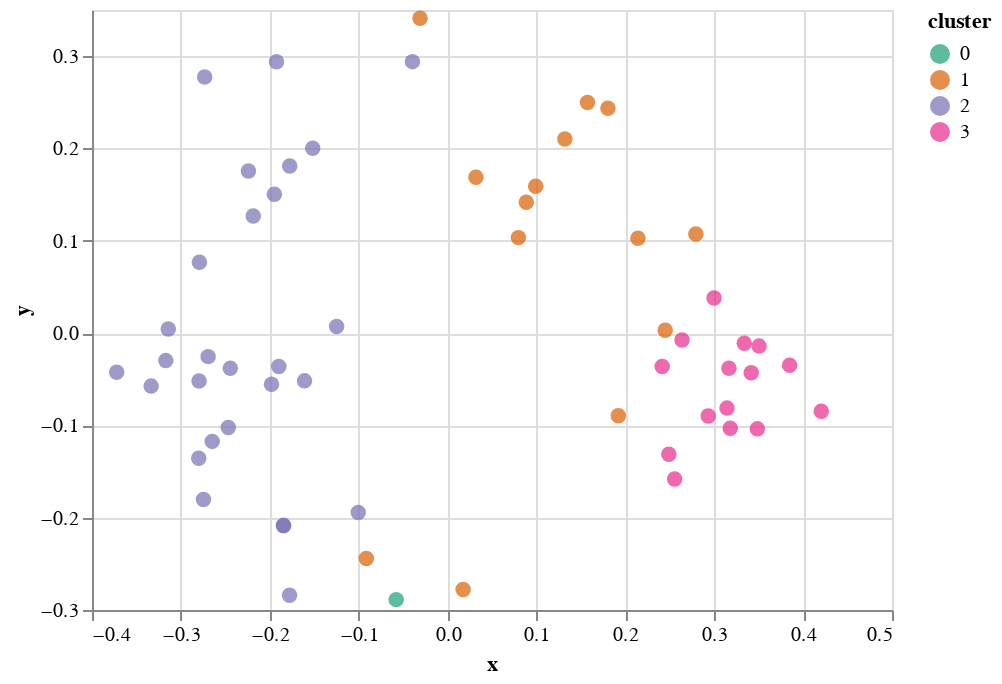

Source (notebook cell):
### Code cell
alt.Chart(reduced_df).mark_circle(size=60).encode(
    x='x',
    y='y',
    color=alt.Color('cluster', scale=alt. 
                      Scale(scheme = 'dark2'), type='ordinal') ,
    tooltip=['title', 'cluster', 'top_words']
).interactive()

### Figure 1 — Vega-Lite specification as saved in the notebook (floating-point values rounded to 4 significant figures)
{"config": {"view": {"continuousWidth": 400, "continuousHeight": 300}}, "data": {"name": "data-381efbaee4c343f5f93b6fa22e9800e5"}, "mark": {"type": "circle", "size": 60}, "encoding": {"color": {"type": "ordinal", "field": "cluster", "scale": {"scheme": "dark2"}}, "tooltip": [{"type": "nominal", "field": "title"}, {"type": "quantitative", "field": "cluster"}, {"type": "nominal", "field": "top_words"}], "x": {"type": "quantitative", "field": "x"}, "y": {"type": "quantitative", "field": "y"}}, "selection": {"selector001": {"type": "interval", "bind": "scales", "encodings": ["x", "y"]}}, "$schema": "https://vega.github.io/schema/vega-lite/v4.8.1.json", "datasets": {"data-381efbaee4c343f5f93b6fa22e9800e5": [{"x": -0.1846, "y": -0.2086, "title": "01_washington_1789", "cluster": 2, "top_words": "government people states public country shall constitution union great power"}, {"x": -0.05776, "y": -0.2888, "title": "02_washington_1793", "cluster": 0, "top_words": "arrive upbraidings 1793 incurring willingly violated knowingly witnesses previous injunctions"}, {"x": -0.198, "y": -0.05541, "title": "03_adams_john_1797", "cluster": 2, "top_words": "government people states public country shall constitution union great power"}, {"x": -0.1005, "y": -0.1944, "title": "04_jefferson_1801", "cluster": 2, "top_words": "government people states public country shall constitution union great power"}, {"x": -0.1845, "y": -0.2083, "title": "05_jefferson_1805", "cluster": 2, "top_words": "government people states public country shall constitution union great power"}, {"x": -0.1778, "y": -0.2841, "title": "06_madison_1809", "cluster": 2, "top_words": "government people states public country shall constitution union great power"}, {"x": -0.09137, "y": -0.2442, "title": "07_madison_1813", "cluster": 1, "top_words": "world people peace shall war nation men government democracy life"}, {"x": -0.3335, "y": -0.05745, "title": "08_monroe_1817", "cluster": 2, "top_words": "government people states public country shall constitution union great power"}, {"x": -0.2796, "y": -0.0519, "title": "09_monroe_1821", "cluster": 2, "top_words": "government people states public country shall constitution union great power"}, {"x": -0.2799, "y": -0.1356, "title": "10_adams_john_quincy_1825", "cluster": 2, "top_words": "government people states public country shall constitution union great power"}, {"x": -0.2746, "y": -0.1803, "title": "11_jackson_1829", "cluster": 2, "top_words": "government people states public country shall constitution union great power"}, {"x": -0.2467, "y": -0.1023, "title": "12_jackson_1833", "cluster": 2, "top_words": "government people states public country shall constitution union great power"}, {"x": -0.2444, "y": -0.03812, "title": "13_van_buren_1837", "cluster": 2, "top_words": "government people states public country shall constitution union great power"}, {"x": -0.317, "y": -0.02984, "title": "14_harrison_1841", "cluster": 2, "top_words": "government people states public country shall constitution union great power"}, {"x": -0.3723, "y": -0.04241, "title": "15_polk_1845", "cluster": 2, "top_words": "government people states public country shall constitution union great power"}, {"x": -0.2648, "y": -0.1173, "title": "16_taylor_1849", "cluster": 2, "top_words": "government people states public country shall constitution union great power"}, {"x": -0.1898, "y": -0.0362, "title": "17_pierce_1853", "cluster": 2, "top_words": "government people states public country shall constitution union great power"}, {"x": -0.3142, "y": 0.004435, "title": "18_buchanan_1857", "cluster": 2, "top_words": "government people states public country shall constitution union great power"}, {"x": -0.2694, "y": -0.02551, "title": "19_lincoln_1861", "cluster": 2, "top_words": "government people states public country shall constitution union great power"}, {"x": 0.01751, "y": -0.2777, "title": "20_lincoln_1865", "cluster": 1, "top_words": "world people peace shall war nation men government democracy life"}, {"x": -0.161, "y": -0.05177, "title": "21_grant_1869", "cluster": 2, "top_words": "government people states public country shall constitution union great power"}, {"x": -0.1248, "y": 0.007191, "title": "22_grant_1873", "cluster": 2, "top_words": "government people states public country shall constitution union great power"}, {"x": -0.2792, "y": 0.07666, "title": "23_hayes_1877", "cluster": 2, "top_words": "government people states public country shall constitution union great power"}, {"x": -0.1948, "y": 0.1505, "title": "24_garfield_1881", "cluster": 2, "top_words": "government people states public country shall constitution union great power"}, {"x": -0.2186, "y": 0.1268, "title": "25_cleveland_1885", "cluster": 2, "top_words": "government people states public country shall constitution union great power"}, {"x": -0.224, "y": 0.1757, "title": "26_harrison_1889", "cluster": 2, "top_words": "government people states public country shall constitution union great power"}, {"x": -0.1776, "y": 0.1809, "title": "27_cleveland_1893", "cluster": 2, "top_words": "government people states public country shall constitution union great power"}, {"x": -0.2733, "y": 0.2774, "title": "28_mckinley_1897", "cluster": 2, "top_words": "government people states public country shall constitution union great power"}, {"x": -0.1517, "y": 0.2003, "title": "29_mckinley_1901", "cluster": 2, "top_words": "government people states public country shall constitution union great power"}, {"x": 0.08859, "y": 0.1417, "title": "30_roosevelt_theodore_1905", "cluster": 1, "top_words": "world people peace shall war nation men government democracy life"}, {"x": -0.1925, "y": 0.2939, "title": "31_taft_1909", "cluster": 2, "top_words": "government people states public country shall constitution union great power"}, {"x": 0.09913, "y": 0.1591, "title": "32_wilson_1913", "cluster": 1, "top_words": "world people peace shall war nation men government democracy life"}, {"x": 0.0797, "y": 0.1034, "title": "33_wilson_1917", "cluster": 1, "top_words": "world people peace shall war nation men government democracy life"}, {"x": 0.1574, "y": 0.2497, "title": "34_harding_1921", "cluster": 1, "top_words": "world people peace shall war nation men government democracy life"}, {"x": -0.03947, "y": 0.2941, "title": "35_coolidge_1925", "cluster": 2, "top_words": "government people states public country shall constitution union great power"}, {"x": -0.03096, "y": 0.341, "title": "36_hoover_1929", "cluster": 1, "top_words": "world people peace shall war nation men government democracy life"}, {"x": 0.03193, "y": 0.1688, "title": "37_roosevelt_franklin_1933", "cluster": 1, "top_words": "world people peace shall war nation men government democracy life"}, {"x": 0.132, "y": 0.2102, "title": "38_roosevelt_franklin_1937", "cluster": 1, "top_words": "world people peace shall war nation men government democracy life"}, {"x": 0.2448, "y": 0.003138, "title": "39_roosevelt_franklin_1941", "cluster": 1, "top_words": "world people peace shall war nation men government democracy life"}, {"x": 0.1921, "y": -0.08946, "title": "40_roosevelt_franklin_1945", "cluster": 1, "top_words": "world people peace shall war nation men government democracy life"}, {"x": 0.1804, "y": 0.2436, "title": "41_truman_1949", "cluster": 1, "top_words": "world people peace shall war nation men government democracy life"}, {"x": 0.2141, "y": 0.1028, "title": "42_eisenhower_1953", "cluster": 1, "top_words": "world people peace shall war nation men government democracy life"}, {"x": 0.2794, "y": 0.1074, "title": "43_eisenhower_1957", "cluster": 1, "top_words": "world people peace shall war nation men government democracy life"}, {"x": 0.2554, "y": -0.1581, "title": "44_kennedy_1961", "cluster": 3, "top_words": "america world new nation let people today freedom americans time"}, {"x": 0.2489, "y": -0.1312, "title": "45_johnson_1965", "cluster": 3, "top_words": "america world new nation let people today freedom americans time"}, {"x": 0.3416, "y": -0.04294, "title": "46_nixon_1969", "cluster": 3, "top_words": "america world new nation let people today freedom americans time"}, {"x": 0.3504, "y": -0.01413, "title": "47_nixon_1973", "cluster": 3, "top_words": "america world new nation let people today freedom americans time"}, {"x": 0.2415, "y": -0.03611, "title": "48_carter_1977", "cluster": 3, "top_words": "america world new nation let people today freedom americans time"}, {"x": 0.2638, "y": -0.007451, "title": "49_reagan_1981", "cluster": 3, "top_words": "america world new nation let people today freedom americans time"}, {"x": 0.2998, "y": 0.03799, "title": "50_reagan_1985", "cluster": 3, "top_words": "america world new nation let people today freedom americans time"}, {"x": 0.3338, "y": -0.01095, "title": "51_bush_george_h_w_1989", "cluster": 3, "top_words": "america world new nation let people today freedom americans time"}, {"x": 0.4204, "y": -0.08474, "title": "52_clinton_1993", "cluster": 3, "top_words": "america world new nation let people today freedom americans time"}, {"x": 0.3848, "y": -0.03492, "title": "53_clinton_1997", "cluster": 3, "top_words": "america world new nation let people today freedom americans time"}, {"x": 0.2933, "y": -0.08982, "title": "54_bush_george_w_2001", "cluster": 3, "top_words": "america world new nation let people today freedom americans time"}, {"x": 0.3165, "y": -0.0381, "title": "55_bush_george_w_2005", "cluster": 3, "top_words": "america world new nation let people today freedom americans time"}, {"x": 0.3485, "y": -0.1038, "title": "56_obama_2009", "cluster": 3, "top_words": "america world new nation let people today freedom americans time"}, {"x": 0.3144, "y": -0.08128, "title": "57_obama_2013", "cluster": 3, "top_words": "america world new nation let people today freedom americans time"}, {"x": 0.318, "y": -0.1031, "title": "58_trump_2017", "cluster": 3, "top_words": "america world new nation let people today freedom americans time"}]}}
